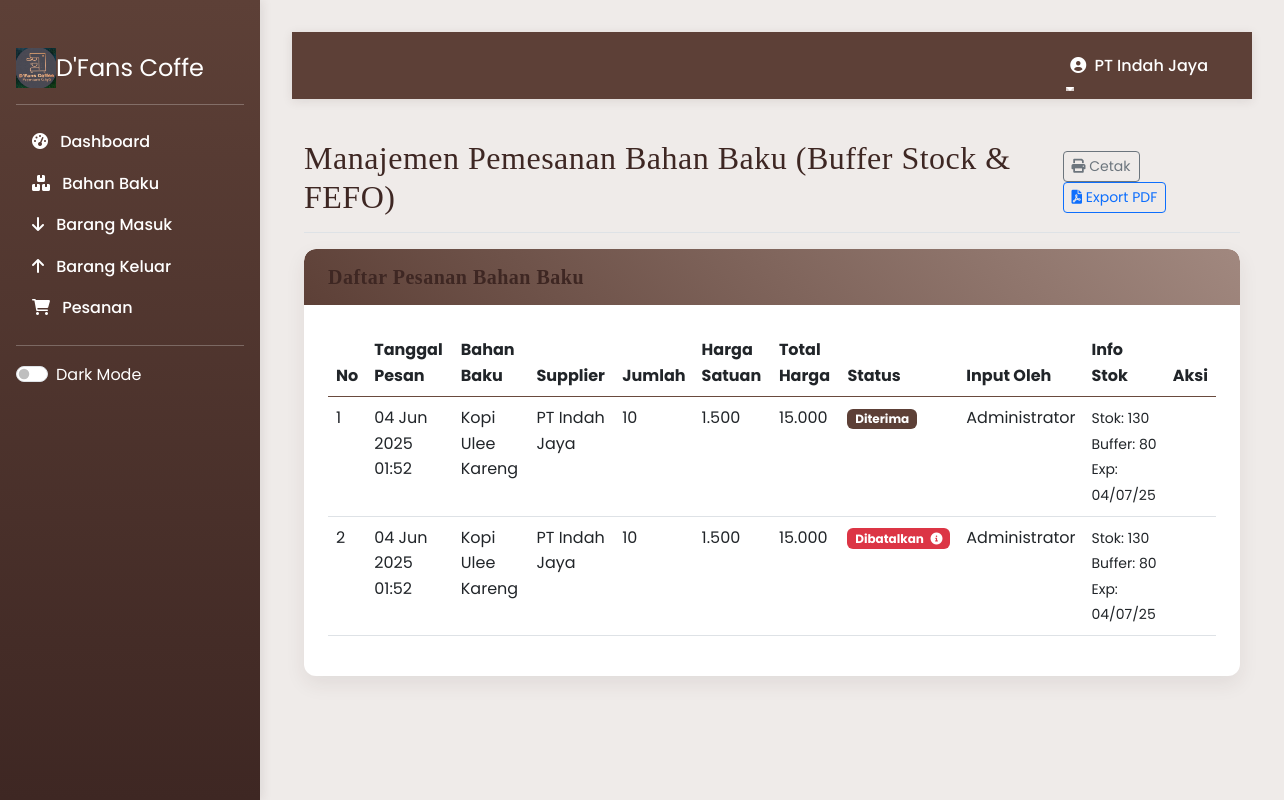
Screenshot of /pesanan.php (signed in) with the database file from the repository.
### tables this page shows
CREATE TABLE `pesanan` (
  `id` int(11) NOT NULL,
  `bahan_id` int(11) NOT NULL,
  `supplier_id` int(11) NOT NULL,
  `jumlah` int(11) NOT NULL,
  `harga_satuan` decimal(10,2) NOT NULL,
  `total_harga` decimal(10,2) NOT NULL,
  `status` enum('Dipesan','Dikirim','Diterima','Selesai','Dibatalkan') NOT NULL DEFAULT 'Dipesan',
  `catatan_pengiriman` text DEFAULT NULL,
  `tanggal_pesanan` datetime NOT NULL,
  `tanggal_pengiriman` datetime DEFAULT NULL,
  `tanggal_diterima` datetime DEFAULT NULL,
  `tanggal_selesai` datetime DEFAULT NULL,
  `user_id` int(11) NOT NULL
);

CREATE TABLE `bahan_baku` (
  `id` int(11) NOT NULL,
  `nama_bahan` varchar(100) NOT NULL,
  `stok` int(11) NOT NULL DEFAULT 0,
  `buffer_stock` int(11) DEFAULT 0,
  `jenis_id` int(11) NOT NULL,
  `satuan` varchar(20) NOT NULL,
  `lead_time` int(11) NOT NULL COMMENT 'dalam hari',
  `safety_stock` int(11) NOT NULL,
  `rop` int(11) NOT NULL COMMENT 'Reorder Point',
  `last_restock_date` datetime DEFAULT NULL
);

CREATE TABLE `suppliers` (
  `id` int(11) NOT NULL,
  `user_id` int(11) NOT NULL,
  `nama_supplier` varchar(100) NOT NULL,
  `kontak` varchar(20) NOT NULL,
  `alamat` text NOT NULL,
  `provinsi` varchar(50) NOT NULL,
  `negara` varchar(50) NOT NULL,
  `kode_pos` varchar(10) NOT NULL
);

CREATE TABLE `users` (
  `id` int(11) NOT NULL,
  `username` varchar(50) NOT NULL,
  `password` varchar(255) NOT NULL,
  `nama` varchar(100) NOT NULL,
  `jabatan` enum('Admin','Staff','Manager','Supplier') NOT NULL,
  `supplier_id` int(11) DEFAULT NULL,
  `email` varchar(100) NOT NULL,
  `foto` varchar(255) DEFAULT NULL,
  `created_at` timestamp NOT NULL DEFAULT current_timestamp()
);

### pesanan.php (the view, shortened to what this page needs)
<?php
require_once 'header.php';
try {
    if ($_SESSION['jabatan'] == 'Supplier' && isset($_SESSION['supplier_id'])) {
        $supplier_id = $_SESSION['supplier_id'];
        $sql = "SELECT p.*, b.nama_bahan, s.nama_supplier, u.nama as nama_user,
                       b.stok, IFNULL(b.buffer_stock, 0) as buffer_stock,
                       IFNULL(b.rop, 0) as rop,
                       (SELECT MIN(tanggal_expired)
                        FROM barang_masuk
                        WHERE bahan_id = p.bahan_id AND kuantitas > 0) as next_expired
                FROM pesanan p
                JOIN bahan_baku b ON p.bahan_id = b.id
                JOIN suppliers s ON p.supplier_id = s.id
                JOIN users u ON p.user_id = u.id
                WHERE p.supplier_id = ? AND p.status != 'Selesai'
                ORDER BY
                    CASE
                        WHEN p.status = 'Dipesan' THEN 1
                        WHEN p.status = 'Dikirim' THEN 2
                        ELSE 3
                    END,
                    p.tanggal_pesanan DESC";
        $stmt = $conn->prepare($sql);
        $stmt->bind_param("i", $supplier_id);
        $stmt->execute();
        $result = $stmt->get_result();
    } else {
        $sql = "SELECT p.*, b.nama_bahan, s.nama_supplier, u.nama as nama_user,
                       b.stok, IFNULL(b.buffer_stock, 0) as buffer_stock,
                       IFNULL(b.rop, 0) as rop,
                       (SELECT MIN(tanggal_expired)
                        FROM barang_masuk
                        WHERE bahan_id = p.bahan_id AND kuantitas > 0) as next_expired
                FROM pesanan p
                JOIN bahan_baku b ON p.bahan_id = b.id
                JOIN suppliers s ON p.supplier_id = s.id
                JOIN users u ON p.user_id = u.id
                WHERE p.status != 'Selesai'
                ORDER BY
                    CASE
                        WHEN p.status = 'Dipesan' THEN 1
                        WHEN p.status = 'Dikirim' THEN 2
                        ELSE 3
                    END,
                    p.tanggal_pesanan DESC";
        $result = $conn->query($sql);
    }
} catch (Exception $e) {
    $_SESSION['error'] = "Terjadi kesalahan: " . $e->getMessage();
    $result = false;
}
?>
<div class="card">
    <div class="card-header">
        <div class="d-flex justify-content-between align-items-center">
            <h5 class="mb-0">Daftar Pesanan Bahan Baku</h5>
        </div>
    </div>
    <div class="card-body">
        <div class="table-responsive">
            <table class="table table-hover">
                <thead>
                    <tr>
                        <th>No</th>
                        <th>Tanggal Pesan</th>
                        <th>Bahan Baku</th>
                        <th>Supplier</th>
                        <th>Jumlah</th>
                        <th>Harga Satuan</th>
                        <th>Total Harga</th>
                        <th>Status</th>
                        <th>Input Oleh</th>
                        <th>Info Stok</th>
                        <th class="no-print">Aksi</th>
                    </tr>
                </thead>
                <tbody>
                    <?php if ($result !== false && $result->num_rows > 0):
                        $no = 1;
                        while ($row = $result->fetch_assoc()):
                            $stok_class = '';
                    ?>
                    <tr>
                        <td><?php echo $no++; ?></td>
                        <td><?php echo date('d M Y H:i', strtotime($row['tanggal_pesanan'])); ?></td>
                        <td><?php echo htmlspecialchars($row['nama_bahan'] ?? '-'); ?></td>
                        <td><?php echo htmlspecialchars($row['nama_supplier'] ?? '-'); ?></td>
                        <td><?php echo $row['jumlah'] ?? '0'; ?></td>
                        <td><?php echo isset($row['harga_satuan']) ? number_format($row['harga_satuan'], 0, ',', '.') : '0'; ?></td>
                        <td><?php echo isset($row['total_harga']) ? number_format($row['total_harga'], 0, ',', '.') : '0'; ?></td>
                        <td>
                            <span class="badge bg-<?php
                                echo ($row['status'] ?? '') == 'Dipesan' ? 'warning' :
                                     (($row['status'] ?? '') == 'Dikirim' ? 'info' :
                                     (($row['status'] ?? '') == 'Diterima' ? 'primary' :
                                     (($row['status'] ?? '') == 'Dibatalkan' ? 'danger' : 'success')));
                            ?>">
                                <?php echo $row['status'] ?? 'Unknown'; ?>
                                <?php if (($row['status'] == 'Dikirim' || $row['status'] == 'Dibatalkan') && !empty($row['catatan_pengiriman'])): ?>
                                <i class="fas fa-info-circle ms-1" title="<?php echo htmlspecialchars($row['catatan_pengiriman']); ?>"></i>
                                <?php endif; ?>
                            </span>
                        </td>
                        <td><?php echo htmlspecialchars($row['nama_user'] ?? '-'); ?></td>
                        <td class="<?php echo $stok_class; ?>">
                            <small>
                                Stok: <?php echo $row['stok'] ?? '0'; ?><br>
                                Buffer: <?php echo $row['buffer_stock'] ?? '0'; ?><br>
                                Exp: <?php echo isset($row['next_expired']) && $row['next_expired'] ? date('d/m/y', strtotime($row['next_expired'])) : '-'; ?>
                            </small>
                        </td>
                        <td class="no-print">
                        </td>
                    </tr>
                    <?php endwhile; ?>
                    <?php elseif ($result === false): ?>
                    <tr>
                        <td colspan="11" class="text-center text-danger">Terjadi kesalahan saat mengambil data pesanan</td>
                    </tr>
                    <?php else: ?>
                    <tr>
                        <td colspan="11" class="text-center">Tidak ada data pesanan</td>
                    </tr>
                    <?php endif; ?>
                </tbody>
            </table>
        </div>
    </div>
</div>
<?php require_once 'footer.php'; ?>

### style.css (style rules this page uses)
:root { --primary-color: #5D4037; --secondary-color: #A1887F; --accent-color: #D7CCC8; --dark-color: #3E2723; --light-color: #EFEBE9; --danger-color: #962A2A; --warning-color: #B36A00; --success-color: #4B3621; --info-color: #6D4C41; --font-main: 'Poppins', sans-serif; --font-heading: 'Playfair Display', serif; --border-radius: 12px; --card-shadow: 0 8px 20px rgba(62, 39, 35, 0.08); --transition-speed: 0.35s; --bs-primary: #5D4037; --bs-primary-rgb: 93, 64, 55; --bs-secondary: #A1887F; --bs-secondary-rgb: 161, 136, 127; --bs-info: #6D4C41; --bs-info-rgb: 109, 76, 65; --bs-link-color: #5D4037; --bs-link-hover-color: #3E2723; }
body { font-family: var(--font-main); background-color: var(--light-color); color: var(--dark-color); line-height: 1.6; transition: all var(--transition-speed) ease; }
h1, h2, h3, h4, h5, h6 { font-family: var(--font-heading); font-weight: 600; margin-bottom: 1rem; letter-spacing: 0.5px; color: var(--dark-color); }
.card { border-radius: var(--border-radius); box-shadow: var(--card-shadow); transition: all var(--transition-speed) ease; margin-bottom: 24px; border: none; overflow: hidden; background-color: #FFFFFF; }
.card-header { background: linear-gradient(45deg, var(--primary-color), var(--secondary-color)); color: white; border-radius: var(--border-radius) var(--border-radius) 0 0 !important; padding: 1rem 1.5rem; font-family: var(--font-heading); border-bottom: none; }
.card-body { padding: 1.5rem; color: #333333; }
table { color: #333333; background-color: #FFFFFF; }
table thead th { background-color: var(--primary-color); color: white; padding: 0.75rem; border-color: #694a3e; }
.table tbody tr:nth-of-type(odd) { background-color: rgba(239, 235, 233, 0.5); }

### rows the page displays
pesanan: tanggal_pesanan "04 Jun 2025 01:52", bahan_baku.nama_bahan "Kopi Ulee Kareng", supplier.nama_supplier "PT Indah Jaya", jumlah "10", harga_satuan "1.500", total_harga "15.000", status "Diterima", user.nama "Administrator", bahan_baku.stok "130", buffer_stock "80", next_expired "04/07/25"
pesanan: tanggal_pesanan "04 Jun 2025 01:52", bahan_baku.nama_bahan "Kopi Ulee Kareng", supplier.nama_supplier "PT Indah Jaya", jumlah "10", harga_satuan "1.500", total_harga "15.000", status "Dibatalkan", user.nama "Administrator", bahan_baku.stok "130", buffer_stock "80", next_expired "04/07/25"

### other values shown
$_SESSION['nama'] "PT Indah Jaya"
$page_title "Manajemen Pemesanan Bahan Baku (Buffer Stock & FEFO)"
